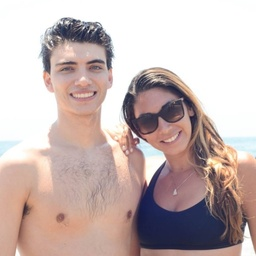
#> input picture Projects/edge_detection/sam.jpg, 256 x 256 px, shrunk from 500 x 500 before the run
$ jupyter execute Edge_Detection.ipynb   (shell and % lines are left out)
#> lines starting #> are read from the running program, lines starting #| are printed output that depends on the picture
# Problem
Create an edge detector using convolutions.

# Setup
Import libraries and load the image.

[cell 1]
from PIL import Image
import math
import numpy as np
from matplotlib.pyplot import imshow

[cell 2]
original = np.asarray(Image.open('sam.jpg').convert('L'))
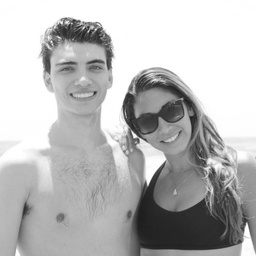
#> original: shape (256, 256); min 25, max 255, mean 186.2
print('Shape:', original.shape, '| dtype:', original.dtype)
#| Shape: (256, 256) | dtype: uint8
imshow(original)
print('Hella hawt')

Modify the functionfrom our blurring project earlier so that it accepts in a function

[cell 3]
def apply_transformation(tensor, transform, size, step):
    """
    Applies a transformation to each subtensor throughout the image based on the given transformation

    --Parameters--
    tensor: a numpy tensor with dimension greater than or equal to 2 (3d, 4d, 5d...)
    transform: the transformation function to apply on the subtensor
    size: size of the convolution square
    step:
    """
#> called with size = 3, step = 1
    w = tensor.shape[0]
#> w = 256
    h = tensor.shape[1]
#> h = 256
    margin = int(size/2)
    transformed = np.zeros_like(tensor)
    for x in range(0, w, step):
        for y in range(0, h, step):
            # define the reg3ion to extract the submatrix from
            xmin = x-margin if x-margin >= 0 else 0
            xmax = x+margin+1 if x+margin+1 < w else w
            ymin = y-margin if y-margin >= 0 else 0
            ymax = y+margin+1 if y+margin+1 < h else h
            # apply the transformation to the submatrix
            transformed[xmin:xmax, ymin:ymax] = transform(tensor[xmin:xmax, ymin:ymax])
#> this loop made 256 passes
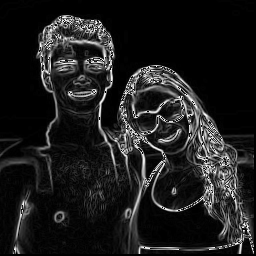
#> transformed: shape (256, 256); min 0, max 255, mean 29.3
    return transformed

Define a sobel edge detector function using sobel kernels. Found sobel here: http://homepages.inf.ed.ac.uk/rbf/HIPR2/sobel.htm

[cell 4]
# requires step size 1? size 3
def make_sobel_edge_func(strength=2):
    def sobel_edge(submatrix):
        if submatrix.shape != (3,3):
            return 0
        gx = np.array([[-1, 0, 1],
                       [-strength, 0, strength],
                       [-1, 0, 1]])
        gy = np.array([[1, strength, 1],
                      [0, 0, 0],
                      [-1, -strength, -1]])
        return math.sqrt(np.sum(np.multiply(gx, submatrix))**2 + np.sum(np.multiply(gy, submatrix))**2)
    return sobel_edge

[cell 5]
s1 = make_sobel_edge_func(1)
s2 = make_sobel_edge_func(2)
s5 = make_sobel_edge_func(5)
s10 = make_sobel_edge_func(10)
s100 = make_sobel_edge_func(100)

[cell 6]
imshow(apply_transformation(original, s1, 3, 1))

[cell 7]
imshow(apply_transformation(original, s2, 3, 1))
#> call 2 of apply_transformation, with size = 3, step = 1
#> after the loop in apply_transformation (call 2), `for x in range(0, w, step):`:
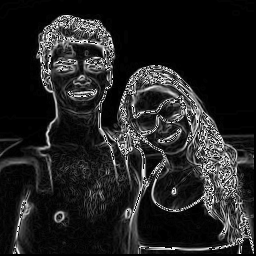
#> transformed: shape (256, 256); min 0, max 255, mean 34.6

[cell 8]
imshow(apply_transformation(original, s5, 3, 1))
#> call 3 of apply_transformation, with size = 3, step = 1
#> after the loop in apply_transformation (call 3), `for x in range(0, w, step):`:
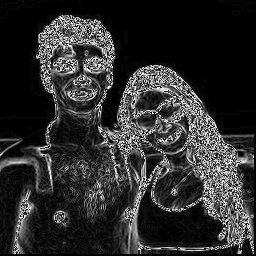
#> transformed: shape (256, 256); min 0, max 255, mean 45.3

[cell 9]
imshow(apply_transformation(original, s10, 3, 1))
#> call 4 of apply_transformation, with size = 3, step = 1
#> after the loop in apply_transformation (call 4), `for x in range(0, w, step):`:
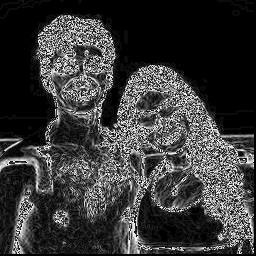
#> transformed: shape (256, 256); min 0, max 255, mean 56.9

[cell 10]
imshow(apply_transformation(original, s100, 3, 1))
#> after the loop in apply_transformation (call 5), `for x in range(0, w, step):`:
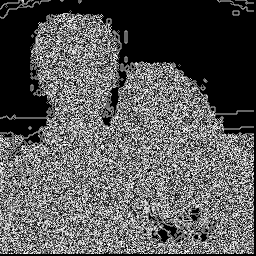
#> transformed: shape (256, 256); min 0, max 255, mean 89.4
